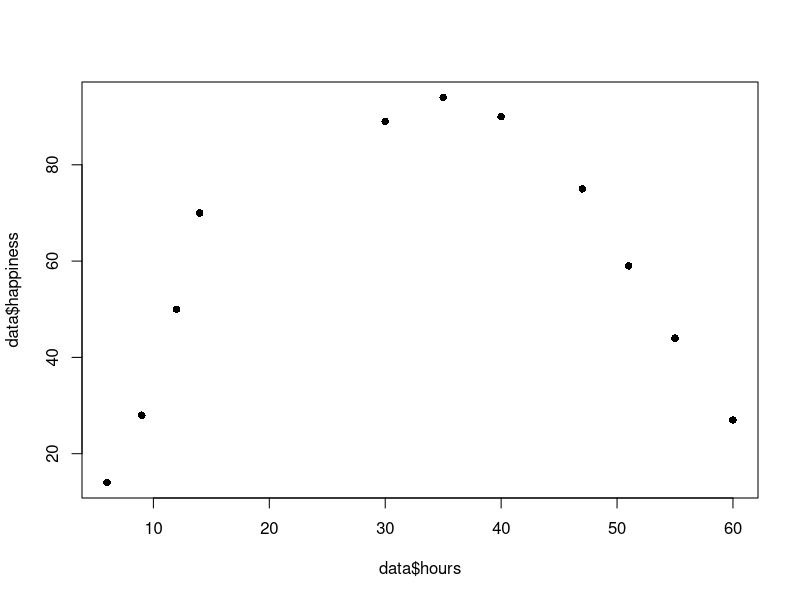

Here is the R script that generated this plot: (Note: this script raises an error after producing the figure.)
# Use the following steps to fit a quadratic regression model in R.

# Step 1: Input the data.
# Suppose we are interested in understanding the relationship
# between number of hours worked and reported happiness.
# First, we’ll create a data frame that contains our data:

data <- data.frame(hours=c(6, 9, 12, 14, 30, 35, 40, 47, 51, 55, 60),
                   happiness=c(14, 28, 50, 70, 89, 94, 90, 75, 59, 44, 27))

#view data 
data

#create scatterplot
plot(data$hours, data$happiness, pch=16)

#fit linear model
linearModel <- lm(happiness ~ hours, data=data)

#view model summary
summary(linearModel)

  Call:
  lm(formula = happiness ~ hours)
  #create a new variable for hours2
  data$hours2 <- data$hours^2
  
  #fit quadratic regression model
  quadraticModel <- lm(happiness ~ hours + hours2, data=data)
  
  #view model summary
  summary(quadraticModel)
  
  #create sequence of hour values
  hourValues <- seq(0, 60, 0.1)
  
  #create list of predicted happines levels using quadratic model
  happinessPredict <- predict(quadraticModel,list(hours=hourValues, hours2=hourValues^2))
  
  #create scatterplot of original data values
  plot(data$hours, data$happiness, pch=16)
  #add predicted lines based on quadratic regression model
  lines(hourValues, happinessPredict, col='blue')
  
  # Based on the coefficients shown here, the fitted quadratic regression 
  # would be:
    
    # Happiness = -0.1012(hours)2 + 6.7444(hours) – 18.2536
  
  # We can use this equation to find the predicted happiness of an individual,
  # given the number of hours they work per week.
  
  # For example, an individual that works 60 hours per week is predicted 
  # to have a happiness level of 22.09:
    
  # Happiness = -0.1012(60)2 + 6.7444(60) – 18.2536 = 22.09
  
  # Conversely, an individual that works 30 hours perk week is predicted
  # to have a happiness level of 92.99:
    
    # Happiness = -0.1012(30)2 + 6.7444(30) – 18.2536 = 92.99
  
  
  
  
